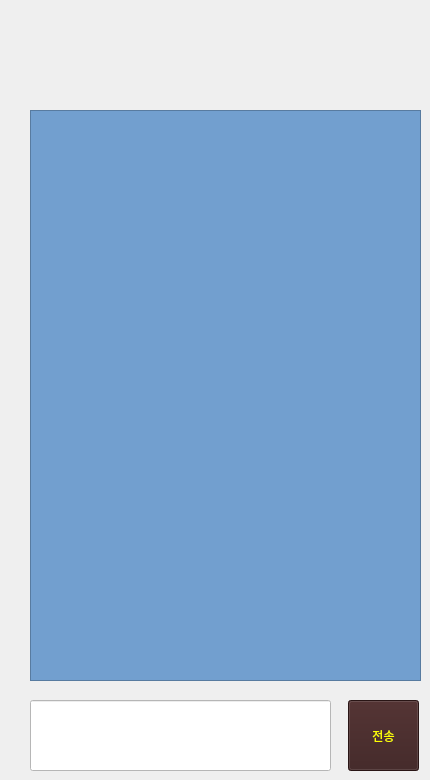
     <widget class="QWidget" name="page_2">
      <widget class="QLabel" name="label_23">
       <property name="geometry">
        <rect>
         <x>100</x>
         <y>50</y>
         <width>251</width>
         <height>41</height>
        </rect>
       </property>
       <property name="font">
        <font>
         <family>Ubuntu Condensed</family>
         <pointsize>15</pointsize>
         <italic>false</italic>
         <bold>true</bold>
        </font>
       </property>
       <property name="styleSheet">
        <string notr="true">color: rgb(0, 0, 0);
font: 700 15pt &quot;Ubuntu Condensed&quot;;</string>
       </property>
       <property name="text">
        <string>&lt;html&gt;&lt;head/&gt;&lt;body&gt;&lt;p align=&quot;center&quot;&gt;&lt;span style=&quot; font-size:14pt;&quot;&gt;&lt;br/&gt;&lt;/span&gt;&lt;/p&gt;&lt;/body&gt;&lt;/html&gt;</string>
       </property>
       <property name="alignment">
        <set>Qt::AlignCenter</set>
       </property>
      </widget>
      <widget class="QPushButton" name="pushButton_9">
       <property name="geometry">
        <rect>
         <x>348</x>
         <y>700</y>
         <width>71</width>
         <height>71</height>
        </rect>
       </property>
       <property name="styleSheet">
        <string notr="true">font: 700 11pt &quot;Ubuntu Condensed&quot;;
color:yellow;
background-color: rgb(58, 29, 29);</string>
       </property>
       <property name="text">
        <string>전송</string>
       </property>
       <property name="iconSize">
        <size>
         <width>50</width>
         <height>50</height>
        </size>
       </property>
       <property name="shortcut">
        <string>Return</string>
       </property>
      </widget>
      <widget class="QTextBrowser" name="textBrowser">
       <property name="geometry">
        <rect>
         <x>30</x>
         <y>110</y>
         <width>391</width>
         <height>571</height>
        </rect>
       </property>
       <property name="styleSheet">
        <string notr="true">background-color: rgb(114, 159, 207);
color: rgb(0, 0, 0);</string>
       </property>
      </widget>
      <widget class="QPushButton" name="pushButton_10">
       <property name="geometry">
        <rect>
         <x>30</x>
         <y>40</y>
         <width>61</width>
         <height>61</height>
        </rect>
       </property>
       <property name="styleSheet">
        <string notr="true">background-color: transparent;
border: none;</string>
       </property>
       <property name="text">
        <string/>
       </property>
       <property name="icon">
        <iconset resource="pic.qrc">
         <normaloff>:/new/prefix1/back.png</normaloff>:/new/prefix1/back.png</iconset>
       </property>
       <property name="iconSize">
        <size>
         <width>50</width>
         <height>50</height>
        </size>
       </property>
      </widget>
      <widget class="QLineEdit" name="chattext">
       <property name="geometry">
        <rect>
         <x>30</x>
         <y>700</y>
         <width>301</width>
         <height>71</height>
        </rect>
       </property>
       <property name="styleSheet">
        <string notr="true">background-color: rgb(255, 255, 255);
color: rgb(0, 0, 0);
font: 700 12pt &quot;Ubuntu Condensed&quot;;</string>
       </property>
      </widget>
     </widget>
